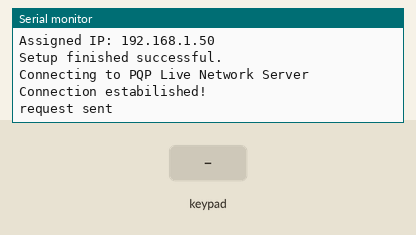
Simulated run of this sketch. Board: Arduino Uno, built with avr-gcc and run on an emulated ATmega328P. Parts: the last lines printed to the serial monitor. The test bench sets the inputs (shaded band). WiFi joins after 1.5 s; servers stay silent unless stated; uploads are accepted with an empty reply.

Above: at 3.0 s.
3.1 s: key '1' pressed
At 4.3 s:
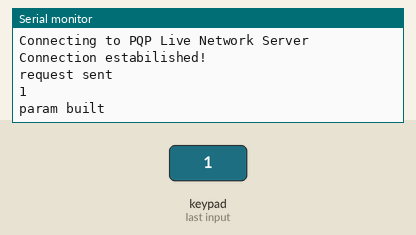
4.6 s: keypad keys * 0 0 0 0 pressed 0.4 s apart
At 4.86 s:
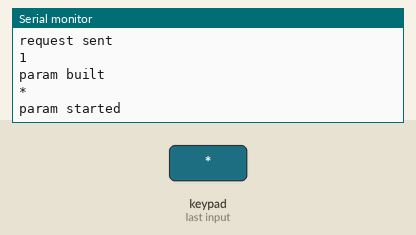
8.1 s: key 'A' pressed
At 9.3 s:
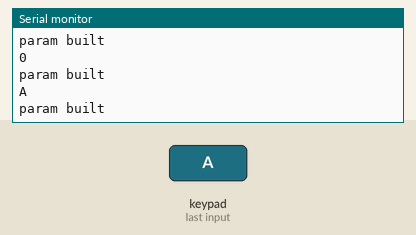
9.6 s: keypad keys * 0 0 0 0 # pressed 0.4 s apart
At 11.9 s:
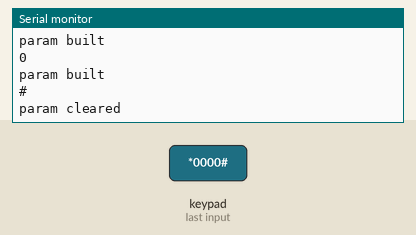
13.5 s: key 'B' pressed
At 14.7 s:
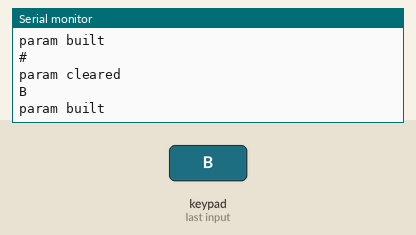
15.0 s: keypad keys * 0 0 0 0 D pressed 0.4 s apart
At 18.4 s:
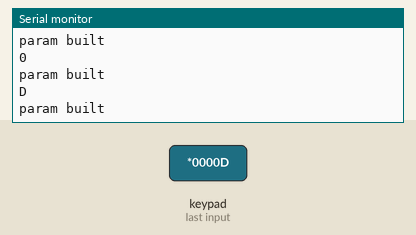

Measured:
- after the input at 3.1 s, the serial monitor: prints a new line at once (image 1)
- after the input at 4.6 s, the serial monitor: prints a new line at once (image 2)
- after the input at 8.1 s, the serial monitor: prints a new line at once (image 3)
- after the input at 9.6 s, the serial monitor: prints a new line at once (image 4)
- after the input at 13.5 s, the serial monitor: prints a new line at once (image 5)
- after the input at 15.0 s, the serial monitor: prints a new line at once (image 6)

The sketch:

source.ino
```cpp
#include <Keypad.h>
#include <SPI.h>
#include <Ethernet.h>

char getAnswer[16];
int getAnswerCount = 0;
char answerValue[10];
int answerValueCount = 0;

const byte n_rows = 4;
const byte n_cols = 4;
char keys[n_rows][n_cols] = {
 {'1','2','3','A'},
 {'4','5','6','B'},
 {'7','8','9','C'},
 {'*','0','#','D'}
};
byte rowPins[n_rows] = {2, 3, 4, 5};
byte colPins[n_cols] = {6, 7, 8, 9};
Keypad myKeypad = Keypad( makeKeymap(keys), rowPins, colPins, n_rows, n_cols);

String serRes = "";
bool printWebData = true;
bool comDet = false;
String curAct = "";
unsigned long beginMicros, endMicros;
String doorPin = "*0000";
String lpass = "";
int passlen = 0;

byte mac[] = { 0x00, 0xAA, 0xBB, 0xCC, 0xDA, 0x03 };
IPAddress ip(192, 168, 1, 158);
IPAddress myDns(192, 168, 1, 254);
EthernetClient client;

void setup() {
  Serial.begin(9600);

  setupNetworkInterface();

  makeCall("domain.com", "GET /url_complement?get=variables HTTP/1.1", "REQ", "Host: domain.com");
}

void loop() {
  delay(5);

  catchInputEntry();

  parseLNSData();
}

void catchInputEntry() {
  char myKey = myKeypad.getKey();
  if (myKey != NULL){
  Serial.println(myKey);
  if(myKey == '#') {
      passlen = lpass.length();
      if(passlen == 9) {
        Serial.println("Sending Example");
        Serial.println(lpass);
        makeCall("domain.com", "GET /url_complement?get=variables HTTP/1.1", "REQ", "Host: domain.com");
          lpass = "";
        } else {
          lpass = "";
          Serial.println("param cleared");
        }
   } else {
      if(myKey == '*') {
        lpass = myKey;
        Serial.println("param started");
      } else {
        lpass += myKey;
        Serial.println("param built");
      }
    }
  }
}

void parseLNSData() {
  if (client.available()) {
    char c = client.read();
    if(c == '|') {
      comDet = true;
    } else {
      if(c == '=') {
        comDet = false;
        printWebData = true;
      }
      if(comDet == true) {
        serRes += c;
      }
    }
  } else {
    if(printWebData) {
      if(curAct == "TAG") {
        doorPin = serRes;
        Serial.print(doorPin);
        curAct = "";
      } else if (curAct == "PIN") {
        Serial.println("Controller called");
        Serial.println(serRes);
        makeCall("192.168.1.157", "GET /?com=" + serRes + " HTTP/1.1", "EMP", "Host: 192.168.1.157");
        curAct = "";
      } else {
        curAct = "";
      }

      printWebData = false;
    }
  }
}

void makeCall(char ser[], String req, String act, String hos) {
  client.stop();
  serRes = "";
  printWebData = false;
  comDet = false;
  curAct = act;

  Serial.println("Connecting to PQP Live Network Server");

  if (client.connect(ser, 80)) {
    Serial.println("Connection estabilished!");
    client.println(req);
    client.println(hos);
    client.println("Connection: close");
    client.println();
  } else {
    Serial.println("connection failed");
  }
  Serial.println("request sent");
  beginMicros = micros();
}

void setupNetworkInterface() {
  Serial.println("======== NeoLink Test =========");
  Serial.println(" ");
  Serial.println("Initializing...");
  Serial.println("Launching Networking Interface.");
  if (Ethernet.begin(mac) == 0) {
    Serial.println("Failed to configure Ethernet using DHCP");
    if (Ethernet.hardwareStatus() == EthernetNoHardware) {
      Serial.println("Ethernet shield was not found.  Sorry, can't run without hardware. :(");
      while (true) {
        delay(1);
      }
    }
    if (Ethernet.linkStatus() == LinkOFF) {
      Serial.println("Ethernet cable is not connected.");
    }
    Ethernet.begin(mac, ip, myDns);

  } else {
    Serial.println("Hardwared Initialized.");
    Serial.println("Connecting to LAN.");
    Serial.println("Connected!");
    Serial.print("Assigned IP: ");
    Serial.println(Ethernet.localIP());
    Serial.println("Setup finished successful.");
  }
}
```
